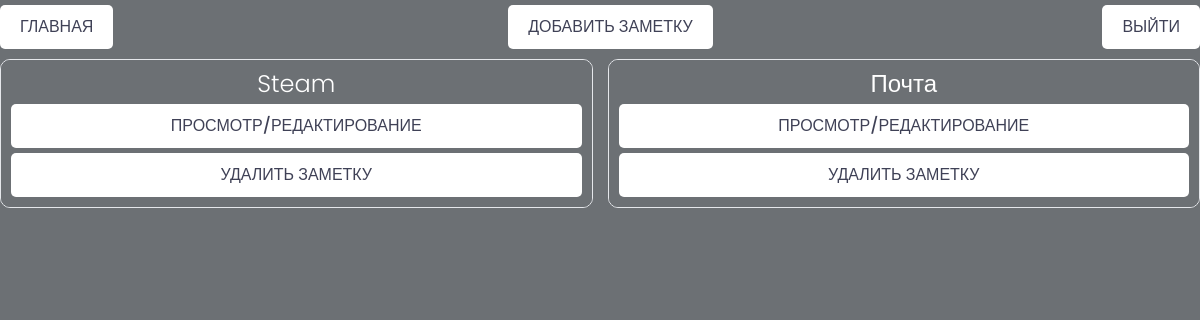
Page / (signed in) on the earlier database version.
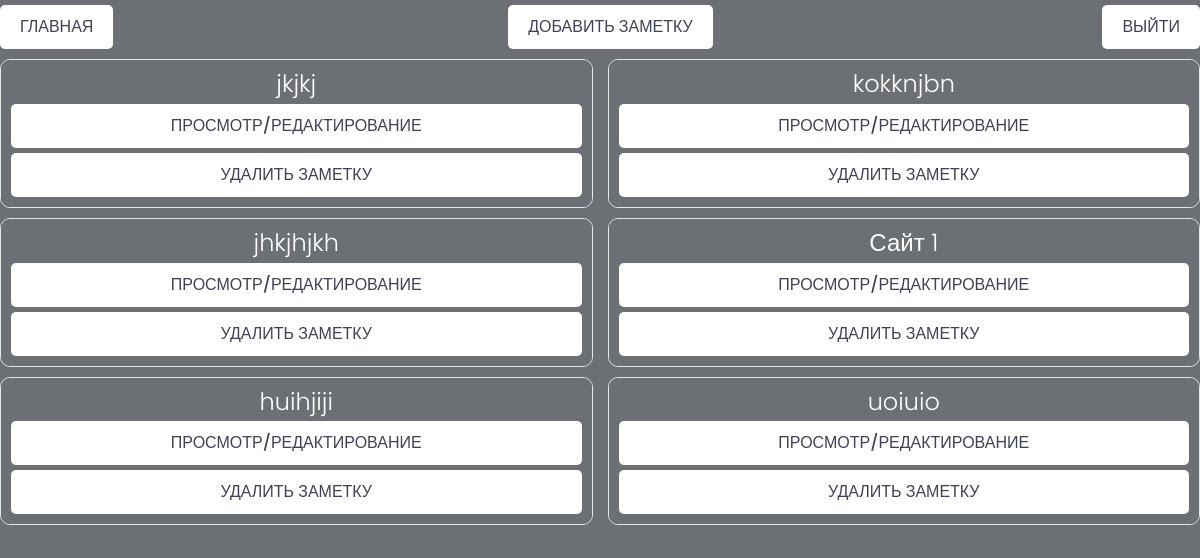
Same page on the later database version.
### bank/models.py (models this page shows, shortened)
class Password(models.Model):
    owner = models.ForeignKey(Profile, on_delete=models.CASCADE)
    title = models.CharField(max_length=200)
    password = models.TextField(max_length=200)

### bank/views.py (the view)
# urls.py: path('', views.bank, name='bank'),
@login_required(login_url="login")
def bank(request):
    prof = request.user.profile
    passwords = prof.password_set.all()
    context = {
        'prof': prof,
        'passwords': passwords,
    }
    return render(request, "bank/index.html", context)

### bank/templates/bank/index.html
{% extends 'bank/base.html' %}
{% load static %}
{% block content %}
{% if passwords %}
<div class="row">
    {% for password in passwords %}
    <div class="col-sm-6 mb-3 mb-sm-0">
        <div class="card">
            <div class="card-body">
                <h5 class="card-title">{{ password.title }}</h5>
                <a href="{% url 'change-key' password.id %}" class="btn btn-primary btnkey simplebtn">ПРОСМОТР/РЕДАКТИРОВАНИЕ</a>
                <a href="{% url 'delete-key' password.id %}" class="btn btn-primary btnkey red delete">УДАЛИТЬ ЗАМЕТКУ</a>
            </div>
        </div>
    </div>
    {% endfor %}
</div>
{% else %}
<h1 class="mb-5 first_text">ДОБАВЬТЕ СВОИ НОВЫЕ ЗАМЕТКИ.</h1>
{% endif %}
{% endblock %}

Differences in the rows shown:
removed Password: title "Steam"
removed Password: title "Почта"
added Password: title "jkjkj"
added Password: title "kokknjbn"
added Password: title "jhkjhjkh"
added Password: title "Сайт 1"
added Password: title "huihjiji"
added Password: title "uoiuio"
